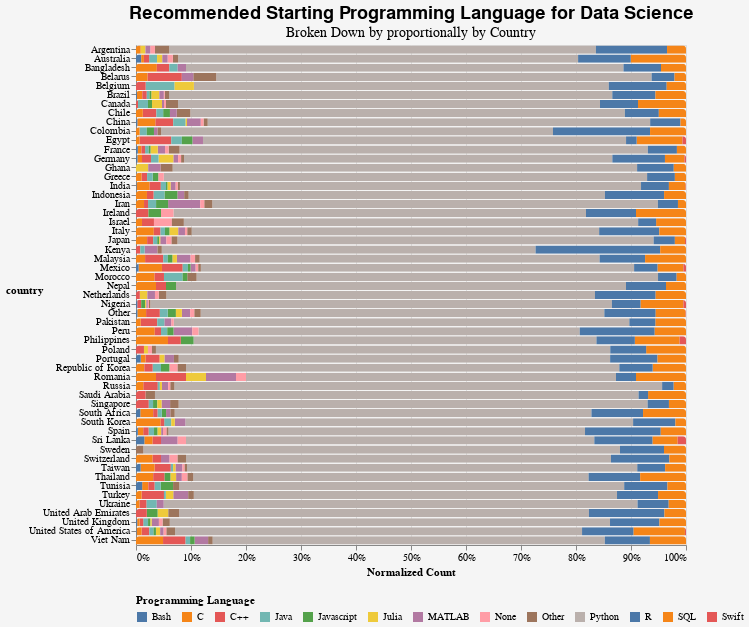

The code cell stored with this chart in its notebook:
### Code cell
prog_lang_country(df_prog_lang_country, "Recommended Starting Programming Language for Data Science")

### Figure 1 — Vega-Lite specification as saved in the notebook (floating-point values rounded to 4 significant figures; data arrays with more than 128 entries replaced by an {"elided": "..."} marker saying what was removed)
{"usermeta": {"embedOptions": {"theme": "fivethirtyeight"}}, "config": {"view": {"continuousWidth": 400, "continuousHeight": 300}}, "data": {"name": "data-a1bee82f29e6dc0055569388897afb80"}, "mark": {"type": "bar", "cornerRadiusTopLeft": 3, "cornerRadiusTopRight": 3}, "background": "#f5f5f5", "encoding": {"color": {"type": "nominal", "field": "prog_lang", "legend": {"orient": "bottom"}, "title": "Programming Language"}, "x": {"type": "quantitative", "field": "Count", "stack": "normalize", "title": "Normalized Count"}, "y": {"type": "nominal", "axis": {"grid": false, "titleAngle": 0}, "field": "country"}}, "height": 500, "title": {"text": ["Recommended Starting Programming Language for Data Science"], "subtitle": ["Broken Down by proportionally by Country"], "fontSize": 18, "fontWeight": 600, "subtitleFontSize": 14}, "width": 550, "$schema": "https://vega.github.io/schema/vega-lite/v4.8.1.json", "datasets": {"data-a1bee82f29e6dc0055569388897afb80": {"elided": "499 records"}}}
